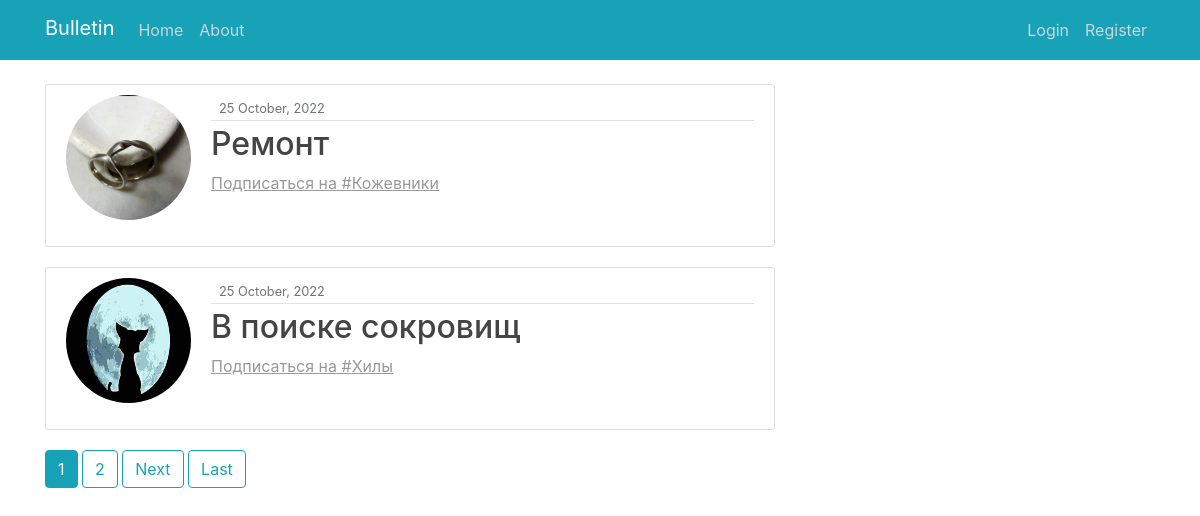
The page / on the database its author committed.
### myboardapp/models.py (models this page shows, shortened)
class Bulletin(models.Model):
    title = models.CharField(max_length=100, blank=True)
    author = models.ForeignKey(User, on_delete=models.CASCADE)
    content = models.TextField()
    file = models.FileField(upload_to='files/',
                                             blank=True,
                                             )
    bulletin_category = models.ForeignKey(CategoryModel, on_delete=models.CASCADE)
    date_created = models.DateTimeField(default=timezone.now)

class CategoryModel(models.Model):
    CHOISES = [
        ('Танки', "Танки"),
        ('Хилы', "Хилы"),
        ('ДД', "ДД"),
        ('Торговцы', "Торговцы"),
        ('Гилдмастеры', "Гилдмастеры"),
        ('Квестгиверы', "Квестгиверы"),
        ('Кузнецы', "Кузнецы"),
        ('Кожевники', "Кожевники"),
        ('Зельевары', "Зельевары"),
        ('Мастера заклинаний', "Мастера заклинаний"),
    ]
    category_name = models.CharField(max_length=255,
                                     choices=CHOISES,
                                     unique=True,
                                     )
    subscribers = models.ManyToManyField(User, null=True, blank=True, related_name='subscriber')
    def __str__(self):
        return f'{self.category_name}'
    """
    >>> from myboardapp.models import Bulletin
    >>> from myboardapp.models import CategoryModel
    >>> CategoryModel.objects.create(category_name = "Offer")
    <CategoryModel: Offer>
    """

### users/models.py (models this page shows, shortened)
class Profile(models.Model):
    user = models.OneToOneField(User, on_delete=models.CASCADE)
    image = models.ImageField(default='default.jpg', upload_to='profile_pics')

### myboardapp/views.py (the view)
# urls.py: path('', PostListView.as_view(), name='home'),
class PostListView(ListView):
    model = Bulletin
    template_name = 'myboardapp/home.html'
    context_object_name = 'bulletins_0'
    ordering = ['-date_created']
    paginate_by = 2

### myboardapp/templates/myboardapp/home.html (shortened to what this page needs)
{% extends "myboardapp/base.html" %}
{% load static %}
{% block content %}
    <main role="main" class="container">
      <div class="row">
        <div class="col-md-8">
            {% for bulletin in bulletins_0 %}
                <article class="media content-section">
                    <img class="rounded-circle account-img" src="{{ bulletin.author.profile.image.url }}">
                    <div class="media-body">
                        <div class="article-metadata">
                      <small class="text-muted">{{ bulletin.date_created|date:"d F, Y" }}</small>
                    </div>
                    <h2><a class="article-title" href="{% url 'bulletin-detail' bulletin.id %}">{{ bulletin.title }}</a></h2>
                    <a span style="color: #999999;" href="{% url 'bulletin-subscribe' bulletin.id %}"><u> Подписаться на #{{ bulletin.bulletin_category }} </u></a> </p>
                  </div>
                </article>
            {% endfor %}
            {% if is_paginated %}
                {% for num in page_obj.paginator.page_range %}
                    {% if page_obj.number == num %}
                        <a class="btn btn-info mb-4" href="?page={{ num }}">{{ num }}</a>
                    {% elif num > page_obj.number|add:'-2' and num < page_obj.number|add:'2' %}
                        <a class="btn btn-outline-info mb-4" href="?page={{ num }}">{{ num }}</a>
                    {% endif %}
                {% endfor %}
                {% if page_obj.has_next %}
                    <a class="btn btn-outline-info mb-4" href="?page={{ page_obj.next_page_number }}">Next</a>
                    <a class="btn btn-outline-info mb-4" href="?page={{ page_obj.paginator.num_pages }}">Last</a>
                {% endif %}
            {% endif %}
        </div>
      </div>
    </main>
{% endblock content %}

### myboardapp/static/myboardapp/mail.css (style rules this page uses)
h1, h2, h3, h4, h5, h6 { color: #444444; }
.content-section { background: #ffffff; padding: 10px 20px; border: 1px solid #dddddd; border-radius: 3px; margin-bottom: 20px; }
.article-title { color: #444444; }
.article-metadata { padding-bottom: 1px; margin-bottom: 4px; border-bottom: 1px solid #e3e3e3 }
.account-img { height: 125px; width: 125px; margin-right: 20px; margin-bottom: 16px; }

### rows shown on the page
Bulletin: author.profile.image (picture), date_created "25 October, 2022", title "Ремонт", bulletin_category "Кожевники"
Bulletin: author.profile.image (placeholder picture), date_created "25 October, 2022", title "В поиске сокровищ", bulletin_category "Хилы"

### other values the page prints
{{ num }} "1"
{{ num }} "2"
